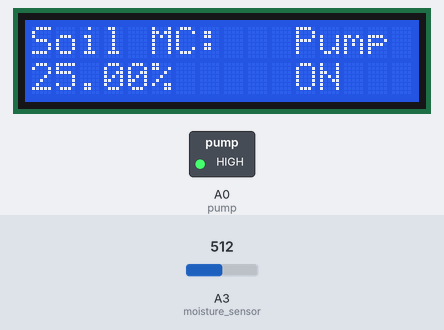
The sketch below on a simulated Arduino Uno, built with avr-gcc and run on an emulated ATmega328P. Shown: 16×2 character LCD, switched loads named in the sketch (green lamp = pin HIGH). Inputs (shaded band) come from the test bench; at power-on: A3 (moisture_sensor) = 512. What the sketch prints to the serial monitor is not drawn.

Above: at 1.2 s.
1.3 s: A3 (moisture_sensor) set to 421
At 2.4 s:
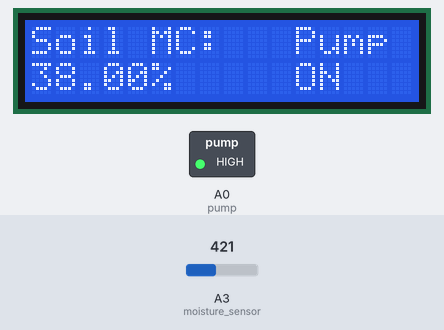
3.6 s: A3 (moisture_sensor) set to 393
At 5.0 s:
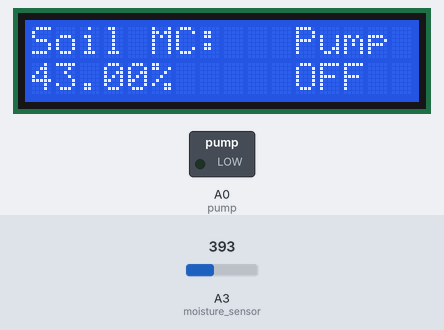
5.6 s: A3 (moisture_sensor) set to 306
At 7.3 s:
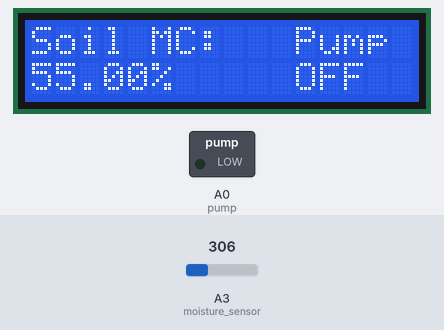
7.6 s: A3 (moisture_sensor) set to 511
At 8.9 s:
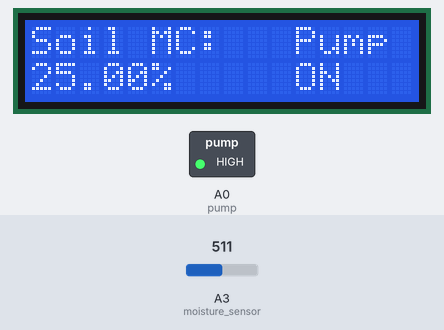
Timing chart, 0 to 10.6 s (numbered marks = the images above; inputs shaded):
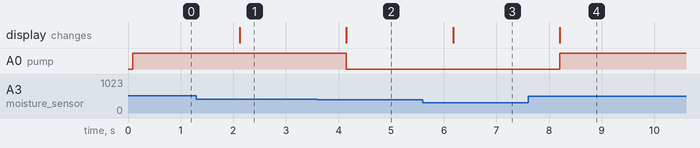

The sketch:

Demo.ino
```cpp
//Libraries for LCD screen
#include <LiquidCrystal_I2C.h>
LiquidCrystal_I2C lcd(0x27, 16, 2);

#define BAUDRATE 9600
#define pump A0
const int moisture_sensor = A3;
int moisture = 0;
int soil_moisture = 0;

void setup() {
  Serial.begin(9600);

  lcd.init();
  lcd.backlight();
  lcd.setCursor(0, 0);
  lcd.print("Soil MC");
  lcd.print(":  ");
  lcd.print(" Pump");
  pinMode (pump, OUTPUT);
    Serial.println();
    Serial.print("Soil Moisture,");
    Serial.print(",  ");
    Serial.println();
}
void loop() {
      moisture = analogRead(moisture_sensor);
      float soil_moisture = map(moisture, 690, 0, 0, 100);

      moisture = analogRead(moisture_sensor);
      soil_moisture = map(moisture, 690, 0, 0, 100);

      Serial.print(", ");
      Serial.print(soil_moisture);
      Serial.print(", ");
      Serial.println();

      lcd.setCursor(0, 1);
      lcd.print(" ");
      lcd.setCursor(0, 1);
      lcd.print(soil_moisture);
      lcd.print("%");

    if(soil_moisture <= 40){
    digitalWrite(A0, HIGH);
    lcd.setCursor(10, 1);
    lcd.print(" ON ");
  }
  else {
    digitalWrite(A0, LOW);
    lcd.setCursor(10, 1);
    lcd.print(" OFF");
  }
      delay(1000);
}
```

Measured:
- the behaviour switches between 408 and 407 on A3 (moisture_sensor) (found by bisection; images 1 and 2)
- after the input at 1.3 s, the display: changes after 0.82 s (image 1)
- after the input at 3.6 s, A0 (pump): HIGH → LOW after 0.54 s; the display: changes after 0.55 s (image 2)
- after the input at 5.6 s, the display: changes after 0.58 s (image 3)
- after the input at 7.6 s, A0 (pump): LOW → HIGH after 0.60 s; the display: changes after 0.60 s (image 4)
